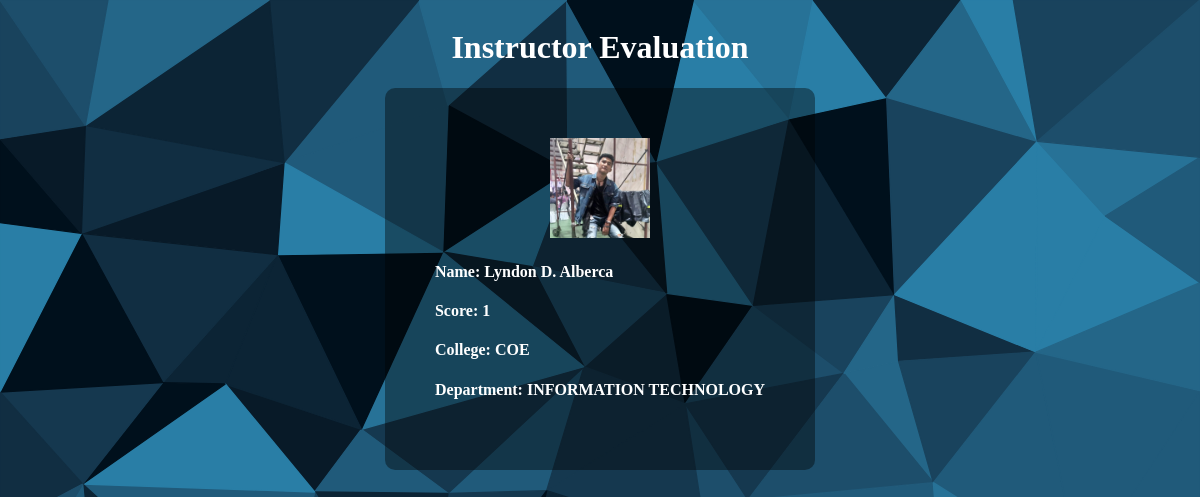
The page / on the database its author committed.
### tables this page shows
CREATE TABLE Instructors (
    ID INTEGER PRIMARY KEY AUTOINCREMENT,
    Name TEXT NOT NULL,
    Department TEXT NOT NULL,
    College TEXT NOT NULL,
    Score INT NOT NULL
);

### main.py (the view)
@app.route('/')
def main():
    conn = get_db_connection()
    profiles = conn.execute("SELECT * FROM Instructors").fetchall()
    conn.close()
    return render_template("index.html", profiles=profiles)

### main.py (called while the page is built)
def get_db_connection():
    conn = sqlite3.connect("instructors.db")
    conn.row_factory = sqlite3.Row
    return conn

### templates/index.html (shortened to what this page needs)
<!DOCTYPE html>
<html>
    <head>
        <link rel="stylesheet" href="/static/styles.css">
    </head>
    <body>
        <div class="main-card">
            <h1>Instructor Evaluation</h1>
            <div class="card-container">
                <div class="sub-container">
                    <div class="image">
                        <img class="instructor-picture" src="/static/images/Casio.jpg" alt="Casio">
                    </div>
                    <div class="desc">
                        <h4>Name: <b>{{ profiles[0][1] }}</b></h4>
                        <h4>Score: <b>{{ profiles[0][4] }}</b></h4>
                        <h4>College: <b>{{ profiles[0][3] }}</b></h4>
                        <h4>Department: <b>{{ profiles[0][2] }}</b></h4>
                    </div>
                </div>
            </div>
        </div>
    </body>
</html>

### static/styles.css (style rules this page uses)
.main-card { display: flex; justify-content: center; align-items: center; flex-direction: column; }
.image, img { width: 100px; height: auto; }
.sub-container { display: flex; justify-content: center; align-items: center; flex-direction: column; padding: 50px; border-radius: 10px; max-width: 700px; text-align: justify; background-color: rgb(0,0,0); background-color: rgba(0,0,0, 0.4); }
body { display: flex; justify-content: center; align-items: center; background-image: url("/static/images/low-poly-grid-haikei.svg"); background-repeat: no-repeat; background-size: cover; animation: pan 6s infinite alternate linear; height: 100%; color: white; }

### rows shown on the page
Instructors: Name "Lyndon D. Alberca", Score "1", College "COE", Department "INFORMATION TECHNOLOGY"
